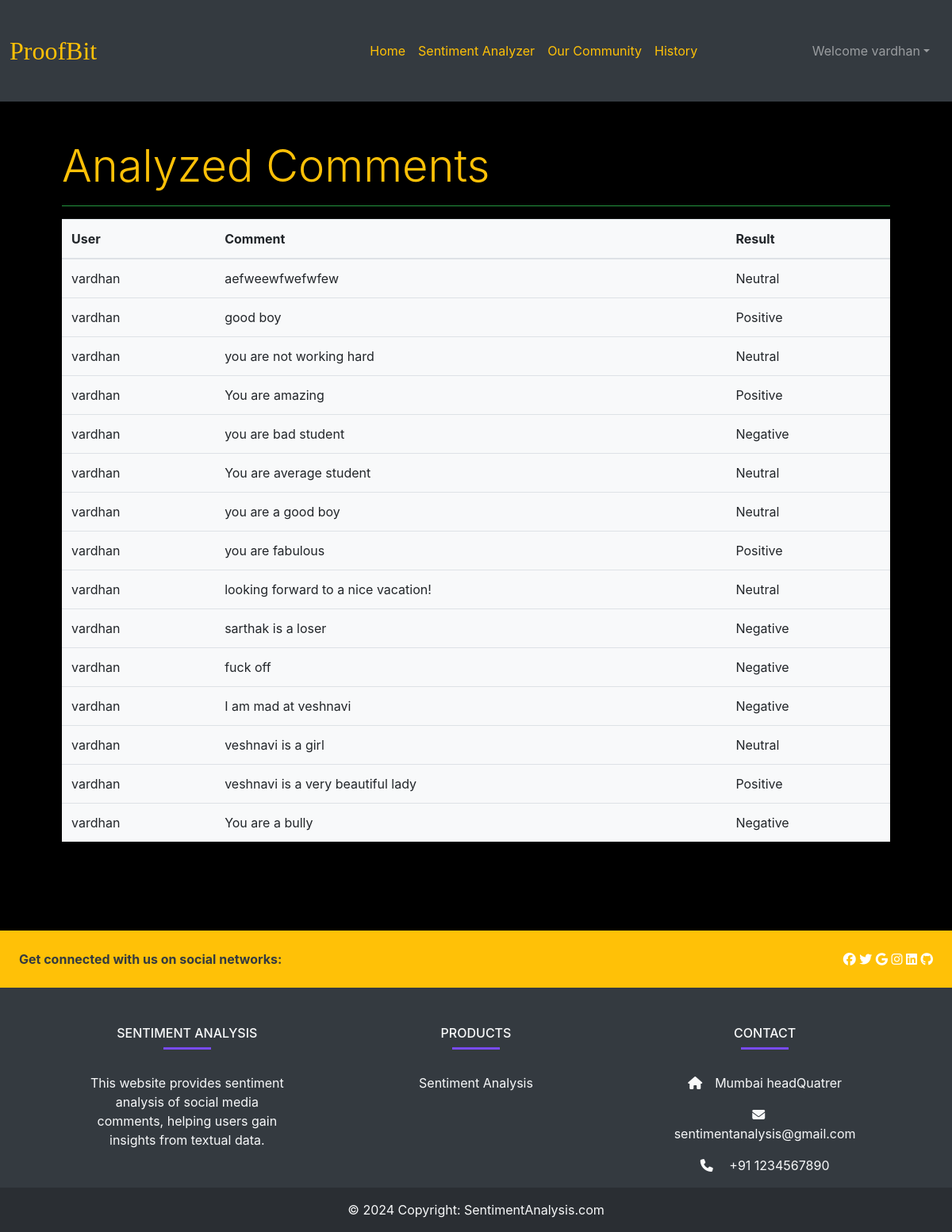
Page /history/ (signed in) on the earlier database version.
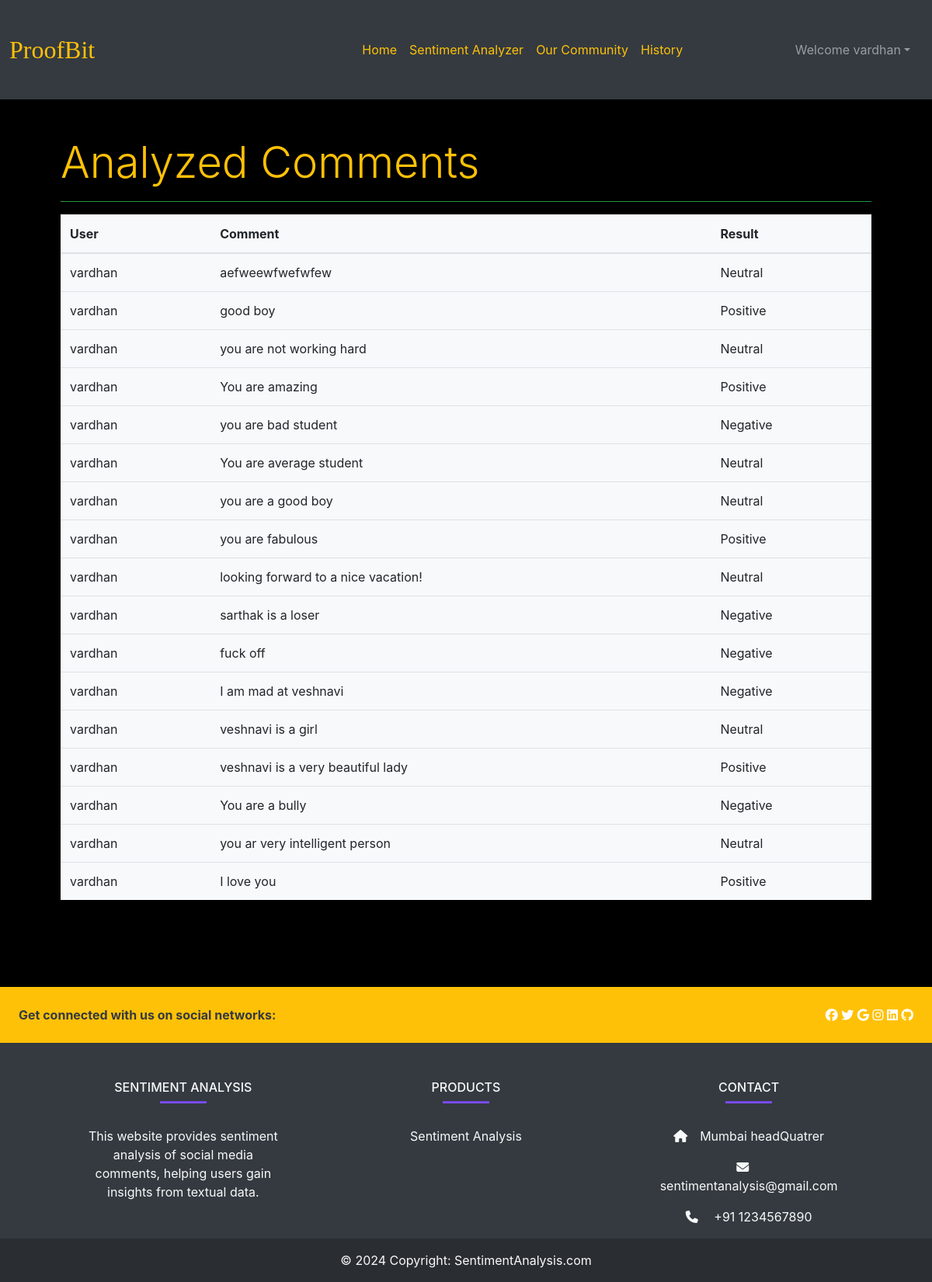
Same page on the later database version.
### SentimentAnalysis/models.py (models this page shows, shortened)
class comment(models.Model):
    user = models.ForeignKey(User,on_delete=models.CASCADE)
    comment = models.TextField(max_length=500)
    result = models.TextField(max_length=20)

### Analyzer/views.py (the view)
# urls.py: path('history/',views.GetHistory, name="GetHistory"),
def GetHistory(request):
  comm = comment.objects.filter(user = request.user)
  return render(request, 'history.html', {'comments':comm})

### templates/history.html
{% extends "base.html" %}
{% block body %}
<section class="bg-black text-light">
    <div class="container p-5">
        <h2 class="display-4 text-warning" >Analyzed Comments</h2>
        <hr class="bg-success" >
        <table class="table bg-light">
            <thead>
              <tr>
                <th scope="col">User</th>
                <th scope="col">Comment</th>
                <th scope="col">Result</th>
              </tr>
            </thead>
            <tbody>
                {% for c in comments %}
              <tr>
                <td>{{c.user.username}}</td>
                <td>{{c.comment}}</td>
                <td>{{c.result}}</td>
            </tr>
            {% endfor %}
            </tbody>
        </table>
    </div>
</section>
{% endblock body %}

Differences in the rows shown:
added comment: user.username "vardhan", comment "you ar very intelligent person", result "Neutral"
added comment: user.username "vardhan", comment "I love you", result "Positive"
